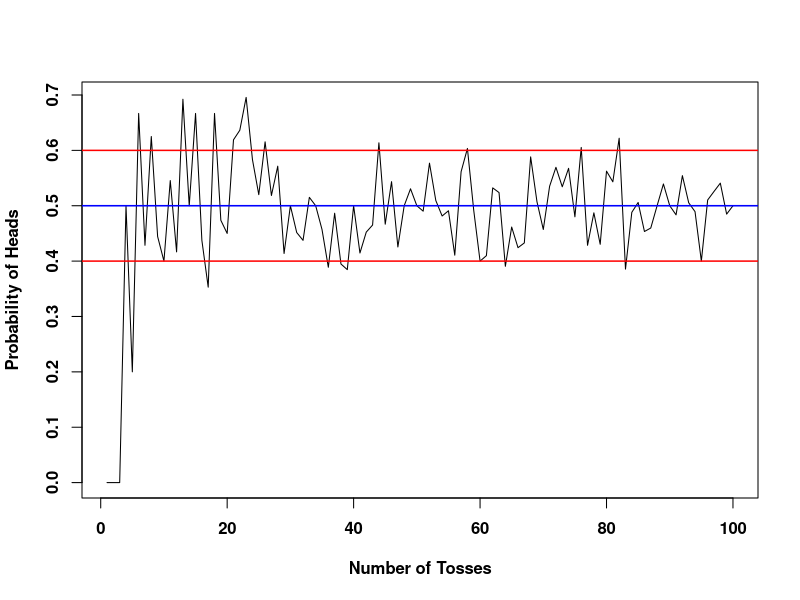
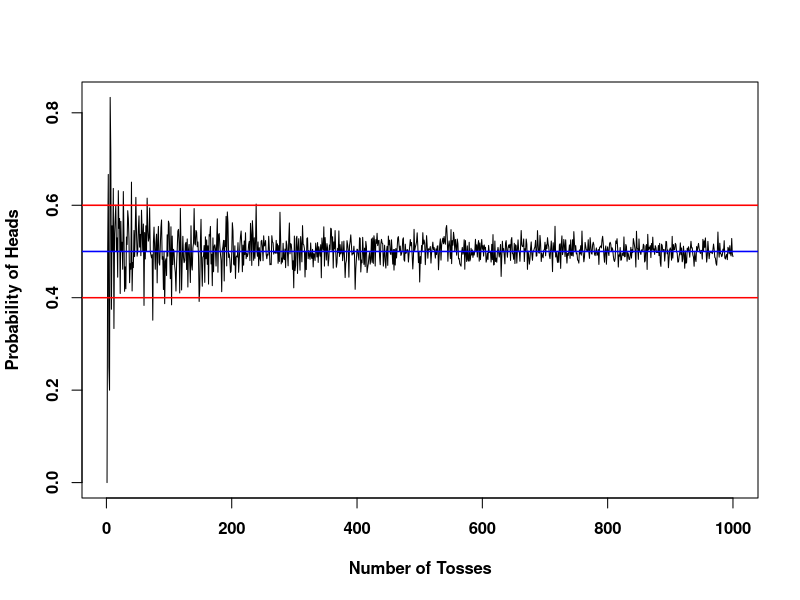

Generate these figures, in order, with R:
## ---- chunk 1
knitr::opts_chunk$set(echo = TRUE)
## ---- chunk 2
# Function that simulates a coin toss.
coinTosses <- function(n) {
  # Define a vector to represent the coin that will be tossed in the experiment.
  coin <- c('H', 'T')

  # Simulate tossing the coin n times.
  coin_tosses <- seq(from = 1, to = n, by = 1)

  # Define a matrix to record the probability of a heads result.
  probability_of_heads <- matrix(NA, nrow = length(coin_tosses), ncol = 1)

  # Define a matrix to record the probability of a tails result.
  probability_of_tails <- matrix(NA, nrow = length(coin_tosses), ncol = 1)

  # Perform the coin tosses.
  for (toss in 1:length(coin_tosses)) {
    coin_toss <- sample(coin, coin_tosses[toss], replace = TRUE)
    probability_of_heads[toss, 1] <- length(which(coin_toss == 'H')) / coin_tosses[toss]
    probability_of_tails[toss, 1] <- length(which(coin_toss == 'T')) / coin_tosses[toss] 
  }

  # Plot the results.
  plot(coin_tosses, probability_of_heads, xlab = 'Number of Tosses',
       ylab = 'Probability of Heads', type = 'l', font = 2, font.lab = 2)

  abline(h = 0.4, col = 'red', lwd = 1.5)
  abline(h = 0.5, col = 'blue', lwd = 1.5)
  abline(h = 0.6, col = 'red', lwd = 1.5)
}
## ---- chunk 3
one_hundred_flips <- coinTosses(100)
## ---- chunk 4
one_thousand_flips <- coinTosses(1000)
